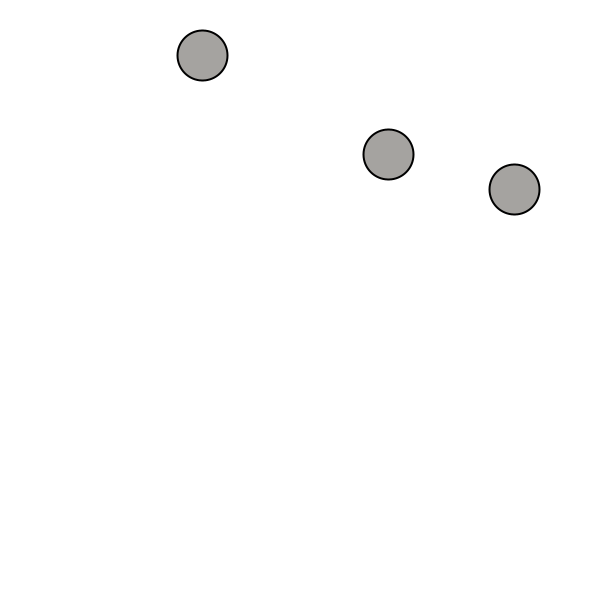
Frame 1 (no input)
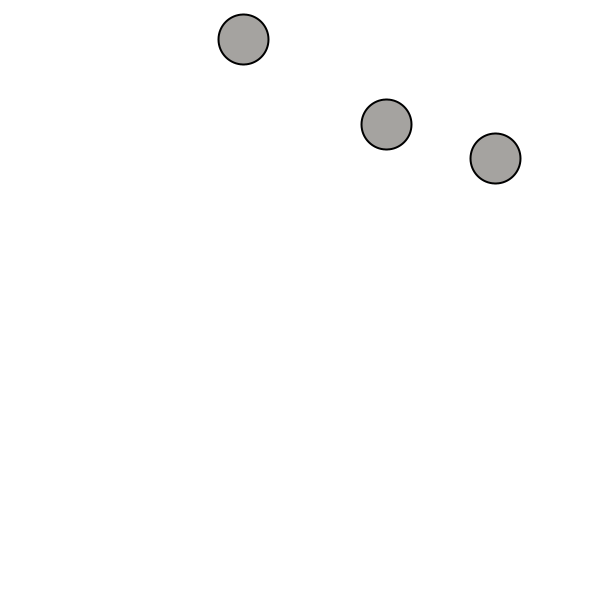
Frame 60 (the mouse pressed at the canvas centre just before this capture)
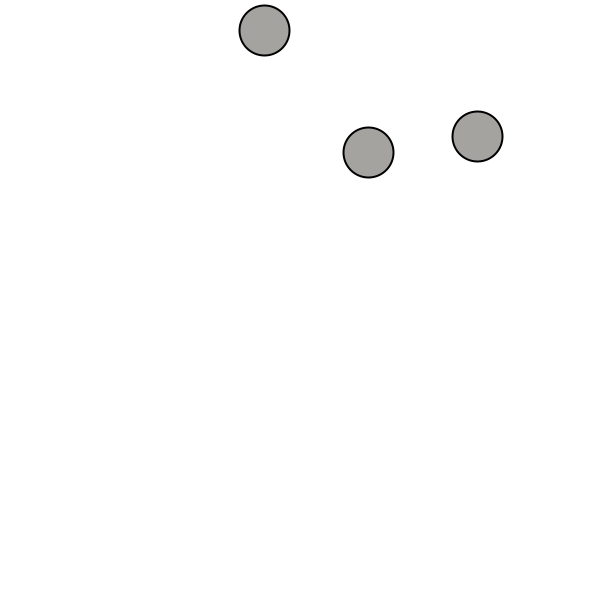
Frame 120 (the mouse held since frame 60 and released just before this capture)

The Processing sketch that drew these frames (run headless with seeded random() and noise(); from frame 60 on, the mouse is pressed at the canvas centre):

// Processing sketch: processing_157662
// ── processing_157662.pde

Droid[] snipe = new Droid[50];

int count;
int i;

void setup ()
{
size (600, 600);
count = 3;

for (int i = 0; i < count; i++) {
  snipe[i] = new Droid(i*100);
}
}

void draw ()
{
background (255,255,255);


for (int i = 0; i < count; i++) {
snipe[i].checkEdges();
snipe[i].update();
snipe[i].display();

}

}


class Droid {

PVector location;
PVector velocity;
PVector acceleration;
int r;
float t;

Droid (float time__) { 
  
location = new PVector (random(width), random (height));
velocity = new PVector (random(-2,2), random(-2,2));
acceleration = new PVector (1,1);
t = time__;
r = 50;

}

void display() {
pushStyle ();  
stroke (0, 0, 0);
strokeWeight(2);
fill (165,163,160);
ellipse (location.x, location.y, r, r);
popStyle();
}

void update() {


velocity.x = map (noise (t),0,1,-2,2);
velocity.y = map (noise (t+1000),0,1,-2,2);


t = t + 0.01;

location.add(velocity);
} 

void checkEdges() {


if (location.x > width) {
  location.x = 0;
}

if (location.x < 0) {
  location.x = width;
}
if (location.y > height) {
  location.y = 0;
}
if (location.y < 0) {
  location.y = height;
}

}


}
